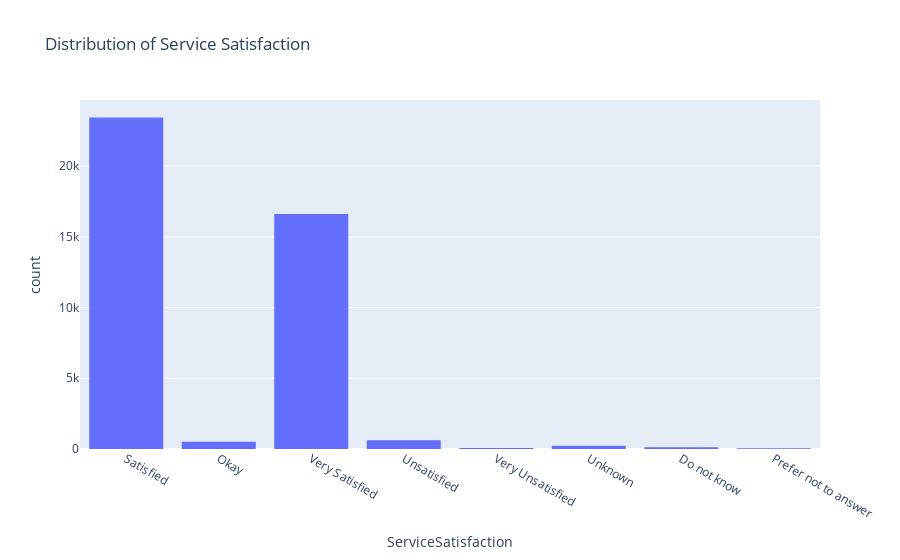

Here is the notebook cell this chart was saved with:
### Code cell
fig = px.histogram(data, x='ServiceSatisfaction', title='Distribution of Service Satisfaction')
fig.update_layout(bargap=0.2)
fig.show()

### Figure 1 — Plotly figure (JSON) as saved in the notebook; plotly's stock layout.template omitted (floating-point values rounded to 4 significant figures; data arrays with more than 128 entries replaced by an {"elided": "..."} marker saying what was removed)
{"data": [{"alignmentgroup": "True", "bingroup": "x", "hovertemplate": "ServiceSatisfaction=%{x}<br>count=%{y}<extra></extra>", "legendgroup": "", "marker": {"color": "#636efa", "pattern": {"shape": ""}}, "name": "", "offsetgroup": "", "orientation": "v", "showlegend": false, "type": "histogram", "x": {"elided": "41671 str values"}, "xaxis": "x", "yaxis": "y"}], "layout": {"bargap": 0.2, "barmode": "relative", "legend": {"tracegroupgap": 0}, "title": {"text": "Distribution of Service Satisfaction"}, "xaxis": {"anchor": "y", "domain": [0, 1], "title": {"text": "ServiceSatisfaction"}}, "yaxis": {"anchor": "x", "domain": [0, 1], "title": {"text": "count"}}}}
